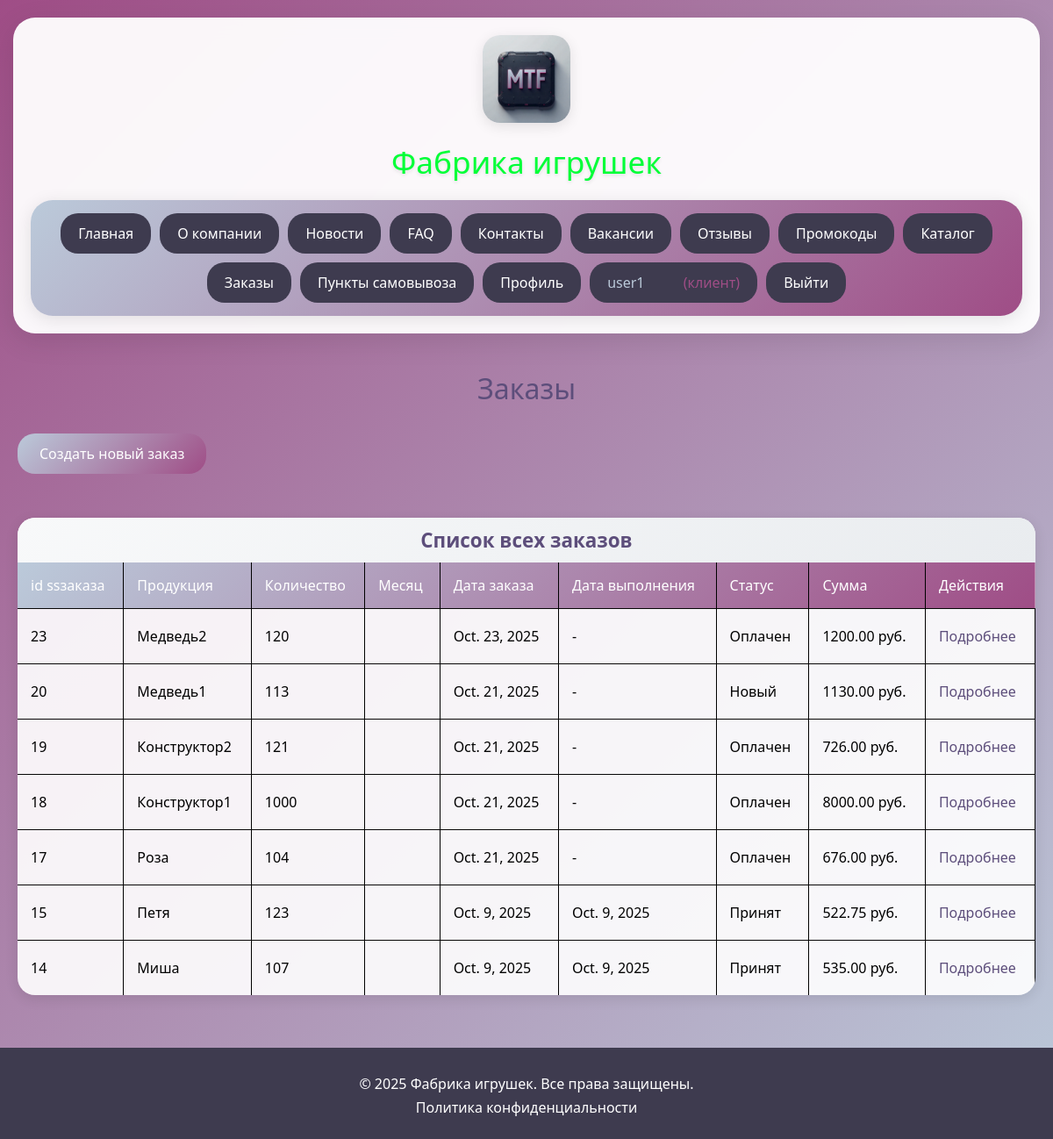
The page /catalog/orders/ (signed in) on the database as committed earlier.
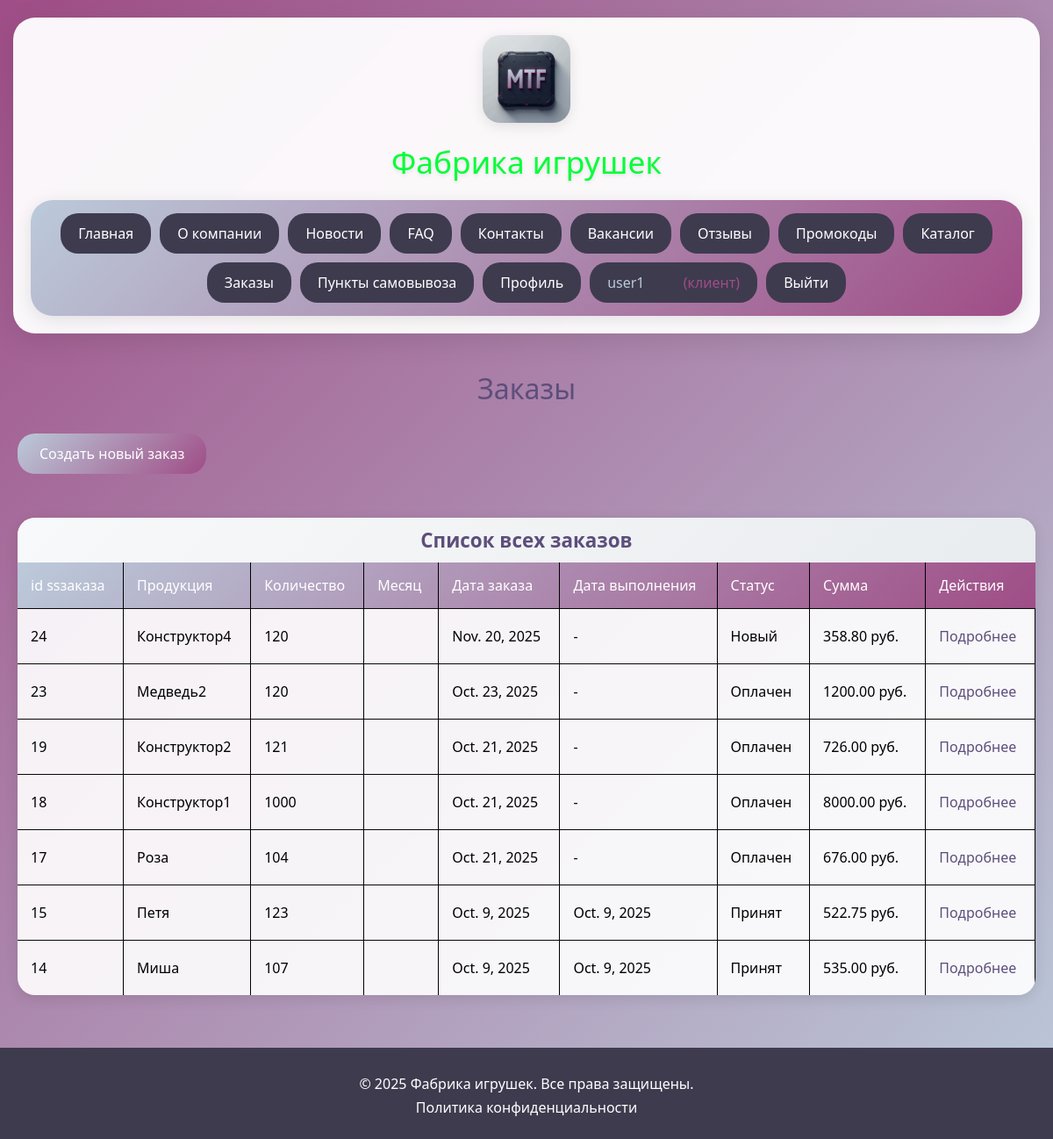
The same page on the database as committed later.
### users/models.py (models this page shows, shortened)
class User(AbstractUser):
    ROLE_CHOICES = {
        "employee": "Сотрудник",
        "client": "Клиент",
        "admin": "Администратор",
    }
    phone_regex = RegexValidator(
        regex=r"^\+375\d{9}$",
        message="Формат номера: +375XXXXXXXXX",
    )
    role = models.CharField(max_length=20, choices=ROLE_CHOICES)
    phone_number = models.CharField(max_length=13, validators=[phone_regex])
    created_at = models.DateTimeField(auto_now_add=True)
    company_name = models.CharField(max_length=200, blank=True)
    date_of_birth = models.DateField(
        null=True, blank=True, verbose_name="Дата рождения"
    )

### catalog/models.py (models this page shows, shortened)
class Order(models.Model):
    STATUS_CHOICES = [
        ("new", "Новый"),
        ("paid", "Оплачен"),
        ("accepted", "Принят"),
    ]
    client = models.ForeignKey(
        Client, on_delete=models.CASCADE, verbose_name="Компания-заказчик"
    )
    product = models.ForeignKey(
        Product, on_delete=models.CASCADE, null=True, verbose_name="Продукция"
    )
    quantity = models.PositiveIntegerField(verbose_name="Количество", default=100)
    order_date = models.DateField(auto_now_add=True, verbose_name="Дата заказа")
    completion_date = models.DateField(
        null=True, blank=True, verbose_name="Дата выполнения заказа"
    )
    status = models.CharField(max_length=20, choices=STATUS_CHOICES, default="new")
    total_amount = models.DecimalField(max_digits=10, decimal_places=2, default=0)
    class Meta:
        unique_together = ("client", "product")
        verbose_name = "Заказ"
        verbose_name_plural = "Заказы"
        ordering = ["-order_date"]

class Product(models.Model):
    name = models.CharField(max_length=200)
    product_code = models.CharField(max_length=50, unique=True)
    category = models.ForeignKey(ProductCategory, on_delete=models.SET_NULL, null=True)
    model = models.ForeignKey(ProductModel, on_delete=models.SET_NULL, null=True)
    price = models.DecimalField(
        max_digits=10, decimal_places=2, validators=[MinValueValidator(0.01)]
    )
    min_order_quantity = models.PositiveIntegerField(
        default=100,
        validators=[MinValueValidator(100)],
        help_text="Минимальное количество для оптового заказа",
    )
    is_active = models.BooleanField(default=True)
    description = models.TextField(blank=True)
    image = models.ImageField(upload_to="products/", blank=True, null=True)
    created_at = models.DateTimeField(auto_now_add=True)
    class Meta:
        verbose_name = "Товар"
        verbose_name_plural = "Товары"

### catalog/views.py (the view)
@login_required
def order_list(request):
    if hasattr(request.user, "employee"):
        employee = request.user.employee
        orders = Order.objects.filter(client__in=employee.clients.all()).select_related(
            "client", "product"
        ).order_by('-id')
    else:
        orders = Order.objects.filter(client=request.user.client).select_related(
            "product"
        ).order_by('-id')
    return render(request, "catalog/order_list.html", {"orders": orders})

### templates/catalog/order_list.html (shortened to what this page needs)
{% extends 'base.html' %}
{% block content %}
<link rel="stylesheet" href="/static/css/order_list.css">
<div class="main-content">
    <h1>Заказы</h1>
    {% if user.client %}
    <div class="create_new">
        <a href="{% url 'catalog:create_order' %}">
            Создать новый заказ
        </a>
    </div>
    {% endif %}
    {% if orders %}
    <div class="orders-table">
        <table>
            <caption class="table-caption">Список всех заказов</caption>
            <thead>
                <tr>
                    <th>id ssзаказа</th>
                    <th>Продукция</th>
                    <th>Количество</th>
                    <th>Месяц</th>
                    <th>Дата заказа</th>
                    <th>Дата выполнения</th>
                    <th>Статус</th>
                    <th>Сумма</th>
                    <th>Действия</th>
                </tr>
            </thead>
            <tbody>
                {% for order in orders %}
                <tr>
                    <td>{{ order.id }}</td>
                    <td>{{ order.product.name }}</td>
                    <td>{{ order.quantity }}</td>
                    <td>{{ order.month|date:'F Y' }}</td>
                    <td>{{ order.order_date }}</td>
                    <td>{{ order.completion_date|default:"-" }}</td>
                    <td>{{ order.get_status_display }}</td>
                    <td>{{ order.total_amount }} руб.</td>
                    <td>
                        <a href="{% url 'catalog:order_detail' order_id=order.id %}" class="table-link">
                            Подробнее
                        </a>
                    </td>
                </tr>
                {% endfor %}
            </tbody>
        </table>
    </div>
    {% else %}
    <div class="no-orders">
        У вас пока нет заказов.
    </div>
    {% endif %}
</div>
{% endblock %}

### templates/base.html (shortened to what this page needs)
<!DOCTYPE html>
<html lang="ru" itemscope itemtype="https://schema.org/WebSite" style="overflow-x: hidden">
<head>
    <link rel="stylesheet" href="/static/css/base.css">
</head>
<body>
    <header>
        <div class="header-div" itemprop="publisher" itemscope itemtype="https://schema.org/Organization">
            <div class="headinfo">
                <a href="/" accesskey="h"><img src="/media/MTFabout/iconmtf.png" alt="Логотип компании"/></a>
                <h1 title="Главное название" itemprop="name">Фабрика игрушек</h1>
            </div>
            <nav title="navbase"itemprop="mainEntity" itemscope itemtype="https://schema.org/SiteNavigationElement">
                <ul class="nav-list">
                    <li><a href="{% url 'home:index' %}" itemprop="url">Главная</a></li>
                    <li><a href="{% url 'home:about' %}" itemprop="url">О компании</a></li>
                    <li><a href="{% url 'home:news' %}" itemprop="url">Новости</a></li>
                    <li><a href="{% url 'home:faq' %}" itemprop="url">FAQ</a></li>
                    <li><a href="{% url 'home:contacts' %}" itemprop="url">Контакты</a></li>
                    <li><a href="{% url 'home:vacancies' %}" itemprop="url">Вакансии</a></li>
                    <li><a href="{% url 'home:review_crud_list' %}" itemprop="url">Отзывы</a></li>
                    <li><a href="{% url 'home:promocodes' %}" itemprop="url">Промокоды</a></li>
                    <li><a href="{% url 'catalog:product_list' %}" itemprop="url">Каталог</a></li>
                    {% if user.is_authenticated %}
                        {% if user.employee %}
                            <li><a href="{% url 'catalog:employee_dashboard' %}" itemprop="url">Панель управления</a></li>
                            <li><a href="{% url 'users:profile' %}" itemprop="url">Профиль</a></li>
                        {% elif user.client %}
                            <li><a href="{% url 'catalog:order_list' %}" itemprop="url">Заказы</a></li>
                            <li><a href="{% url 'catalog:pickup_points' %}" itemprop="url">Пункты самовывоза</a></li>
                            <li><a href="{% url 'users:profile' %}" itemprop="url">Профиль</a></li>
                        {% endif %}
                        <li>
                            <span style="color:#bbcada">{{ user.get_full_name|default:user.username }}</span>
                            {% if user.is_superuser %}
                                <span style="color:#9f4d86"> (админ)</span>
                            {% elif user.employee %}
                                <span style="color:#9f4d86"> (сотрудник)</span>
                            {% elif user.client %}
                                <span style="color:#9f4d86"> (клиент)</span>
                            {% endif %}
                        </li>
                        <li><a href="{% url 'users:logout' %}" itemprop="url">Выйти</a></li>
                    {% else %}
                        <li><a href="{% url 'users:login' %}" itemprop="url">Войти</a></li>
                        <li><a href="{% url 'users:register' %}" itemprop="url">Регистрация</a></li>
                    {% endif %}
                </ul>
            </nav>
        </div>
    </header>
    <main>
        {% block content %}{% endblock %}
    </main>
    <footer>
        <p>© 2025 Фабрика игрушек. Все права защищены.</p>
        <a href="{% url 'home:policy' %}">Политика конфиденциальности</a>
    </footer>
</body>
</html>

### static/css/base.css (style rules this page uses)
body { margin: 0; background: -webkit-linear-gradient(135deg, #bbcada 0%, #9f4d86 100%); min-height: 100vh; font-family: 'Segoe UI', Tahoma, Geneva, Verdana, sans-serif; }
header { background: rgba(255, 255, 255, 0.95); backdrop-filter: blur(10px); margin: 20px 15px 0; padding: 20px; border-radius: 25px; box-shadow: 0 8px 32px rgba(0, 0, 0, 0.1); position: sticky; top: -195px; z-index: 1000; }
footer { background: rgb(62, 59, 79); margin: 20px 0 0; padding: 25px 15px; text-align: center; }
.headinfo { text-align: center; margin-bottom: 20px; }
.headinfo a { transition: transform 1s ease; }
img[alt^="Логотип"] { border-radius: 20px; height: auto; width: 100px; box-shadow: 0 4px 15px rgba(0, 0, 0, 0.1); }
h1[title="Главное название"] { color: #5d4e7b; margin: 15px 0 0; font-size: 2.2em; font-weight: 300; text-shadow: 0 2px 4px rgba(0, 0, 0, 0.1); }
nav[title$="base"] { background: inherit; }
.nav-list { background: linear-gradient(135deg, #bbcada 0%, #9f4d86 100%); border-radius: 25px; list-style: none; display: flex; justify-content: center; flex-wrap: wrap; padding: 15px; margin: 0; gap:10px; box-shadow: 0 4px 20px rgba(0, 0, 0, 0.1); align-items: center; }
.nav-list li { background: rgb(62, 59, 79); border-radius: 20px; transition: all 0.3s ease; }
.nav-list li a { text-decoration: none; color: white; padding: 12px 20px; display: block; font-weight: 500; transition: color 0.3s ease; }
.nav-list li span { padding: 12px 20px; display: inline-block; font-weight: 500; }
footer p, footer a { color: white; margin: 5px 0; }
footer a { text-decoration: none; transition: color 0.3s ease; }
@media (max-width: 1200px) { h1[title="Главное название"] { color: #00ff37; } }

### static/css/order_list.css (style rules this page uses)
.table-caption { caption-side: top; text-align: center; font-size: 1.4em; font-weight: 600; color: #5d4e7b; padding: 10px; background: linear-gradient(135deg, #f8f9fa 0%, #e9ecef 100%); margin-bottom: 0px; }
.orders-table { background: rgba(255, 255, 255, 0.9); border-radius: 20px; overflow: hidden; box-shadow: 0 4px 15px rgba(0, 0, 0, 0.1); margin: 20px 0px; }
table { width: 100%; border-collapse:collapse; }
thead { background: linear-gradient(135deg, #bbcada 0%, #9f4d86 100%); color: white; }
th { padding: 15px; text-align: left; font-weight: 500; border-right:1px solid black; }
th:last-child { border-right: none; }
td { padding: 20px 15px; border-bottom: 1px solid #070606; border-top: 1px solid #070606; border-right: 1px solid black; }
tbody tr:last-child td { border-bottom: none; }
.table-link { color: #5d4e7b; text-decoration: none; font-weight: 500; }
.create_new { background: linear-gradient(135deg, #bbcada 0%, #9f4d86 100%); display: inline-block; color: white; padding: 12px 25px; border-radius: 20px; font-weight: 500; transition: transform 0.3s ease; margin-bottom: 30px; }
.create_new a { color: white; text-decoration: none; display: block; }
.main-content { max-width: 1200px; margin: 0 auto; padding: 20px; }
.main-content h1 { color: #5d4e7b; text-align: center; margin-bottom: 30px; font-weight: 300; }

Rows that differ between the two databases and show on the page:
removed Order: id "20", product.name "Медведь1", quantity "113", order_date "Oct. 21, 2025", completion_date "-", status "Новый", total_amount "1130.00"
added Order: id "24", product.name "Конструктор4", quantity "120", order_date "Nov. 20, 2025", completion_date "-", status "Новый", total_amount "358.80"
